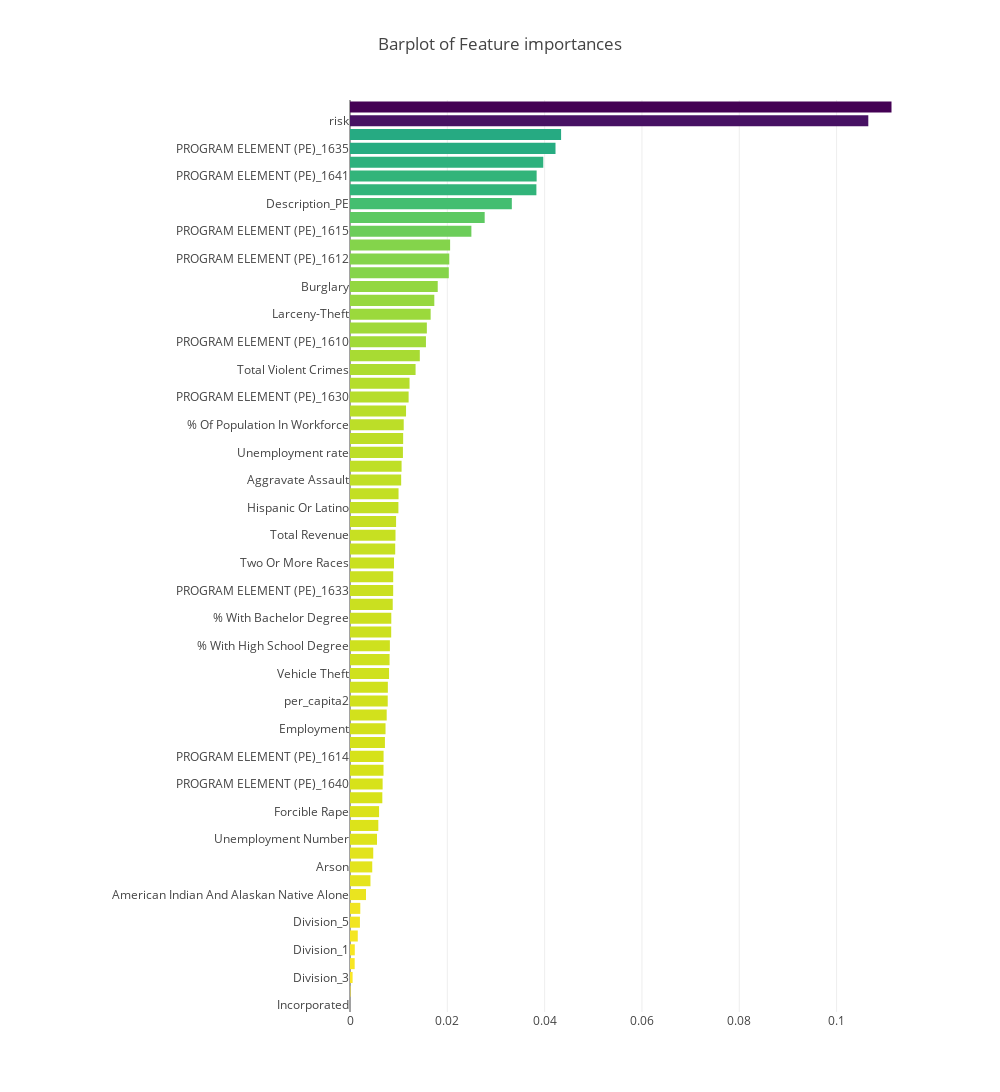

Notebook cell for this chart:
### Markdown cell above
# Code to create images of Feature importance as given by Random Forest

### Code cell
import plotly.graph_objs as go
import plotly.offline as py
x, y = (list(x) for x in zip(*sorted(zip(forest.feature_importances_, features), 
                                                            reverse = False)))
trace2 = go.Bar(
    x=x ,
    y=y,
    marker=dict(
        color=x,
        colorscale = 'Viridis',
        reversescale = True
    ),
    name='Random Forest Feature importance',
    orientation='h',
)

layout = dict(
    title='Barplot of Feature importances',
     width = 1000, height = 2000,
    yaxis=dict(
        showgrid=False,
        showline=False,
        showticklabels=True,
#         domain=[0, 0.85],
    ),
    margin=dict(
    l=350,
),
)
fig1 = go.Figure(data=[trace2])
fig1['layout'].update(layout)
py.iplot(fig1, filename='plots')

### Figure 1 — Plotly figure (JSON) as saved in the notebook; plotly's stock layout.template omitted (floating-point values rounded to 4 significant figures)
{"data": [{"marker": {"color": [0, 9.747e-05, 0.0005339, 0.000962, 0.0009872, 0.001597, 0.00204, 0.002114, 0.00329, 0.004204, 0.004572, 0.004777, 0.005555, 0.005819, 0.005976, 0.006644, 0.006705, 0.006889, 0.0069, 0.007178, 0.007302, 0.007539, 0.007755, 0.007777, 0.008028, 0.008135, 0.008195, 0.008467, 0.008487, 0.008781, 0.008873, 0.00888, 0.009047, 0.009288, 0.009353, 0.009471, 0.009946, 0.009975, 0.01051, 0.0106, 0.01088, 0.01092, 0.01104, 0.01152, 0.01205, 0.01224, 0.01348, 0.01435, 0.01561, 0.01579, 0.01657, 0.01733, 0.01803, 0.0203, 0.02041, 0.02057, 0.02495, 0.02768, 0.03326, 0.0383, 0.03836, 0.03972, 0.04223, 0.04338, 0.1065, 0.1113], "colorscale": "Viridis", "reversescale": true}, "name": "Random Forest Feature importance", "orientation": "h", "type": "bar", "uid": "7cb29ec8-6123-49be-96fe-9ac5baf7e2aa", "x": [0, 9.747e-05, 0.0005339, 0.000962, 0.0009872, 0.001597, 0.00204, 0.002114, 0.00329, 0.004204, 0.004572, 0.004777, 0.005555, 0.005819, 0.005976, 0.006644, 0.006705, 0.006889, 0.0069, 0.007178, 0.007302, 0.007539, 0.007755, 0.007777, 0.008028, 0.008135, 0.008195, 0.008467, 0.008487, 0.008781, 0.008873, 0.00888, 0.009047, 0.009288, 0.009353, 0.009471, 0.009946, 0.009975, 0.01051, 0.0106, 0.01088, 0.01092, 0.01104, 0.01152, 0.01205, 0.01224, 0.01348, 0.01435, 0.01561, 0.01579, 0.01657, 0.01733, 0.01803, 0.0203, 0.02041, 0.02057, 0.02495, 0.02768, 0.03326, 0.0383, 0.03836, 0.03972, 0.04223, 0.04338, 0.1065, 0.1113], "y": ["Incorporated", "Division_2,4", "Division_3", "Division_2", "Division_1", "PROGRAM ELEMENT (PE)_1639", "Division_5", "Division_4", "American Indian And Alaskan Native Alone", "Total Human Services Spending", "Arson", "Homicide", "Unemployment Number", "Other", "Forcible Rape", "per_capita3", "PROGRAM ELEMENT (PE)_1640", "per_capita", "PROGRAM ELEMENT (PE)_1614", "per_capita1", "Employment", "PROGRAM ELEMENT (PE)_1613", "per_capita2", "Total General Government Spending", "Vehicle Theft", "Total Taxes", "% With High School Degree", "PROGRAM ELEMENT (PE)_1636", "% With Bachelor Degree", "Population", "PROGRAM ELEMENT (PE)_1633", "PROGRAM ELEMENT (PE)_1611", "Two Or More Races", "# Of Businesses", "Total Revenue", "Per Capita Income", "Hispanic Or Latino", "Labor Force", "Aggravate Assault", "Native Hawaiian And Other Pacific Islander", "Unemployment rate", "% With Graduate Degree", "% Of Population In Workforce", "Total Property Crimes (Arson not included)", "PROGRAM ELEMENT (PE)_1630", "Median Household Income", "Total Violent Crimes", "PROGRAM ELEMENT (PE)_1637", "PROGRAM ELEMENT (PE)_1610", "Robbery", "Larceny-Theft", "Black Or African American", "Burglary", "PROGRAM ELEMENT (PE)_1634", "PROGRAM ELEMENT (PE)_1612", "White", "PROGRAM ELEMENT (PE)_1615", "PROGRAM ELEMENT (PE)_1631", "Description_PE", "Asian", "PROGRAM ELEMENT (PE)_1641", "PROGRAM ELEMENT (PE)_1632", "PROGRAM ELEMENT (PE)_1635", "PROGRAM ELEMENT (PE)_1638", "risk", "PROGRAM STATUS"]}], "layout": {"height": 2000, "margin": {"l": 350}, "title": {"text": "Barplot of Feature importances"}, "width": 1000, "yaxis": {"showgrid": false, "showline": false, "showticklabels": true}}}
